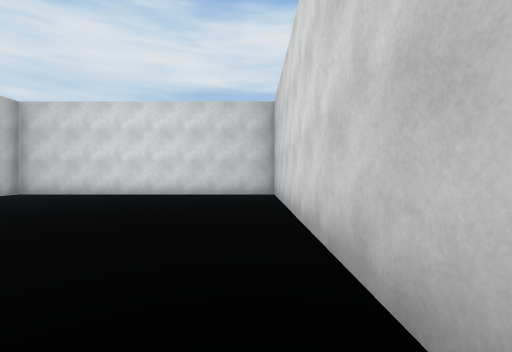
view 1 (above)

12 first-person views from a walk through a 3-D level made in the Unity game engine. The camera is 1.2 m above the floor, looks level and sees 90° across. The floor is counted in squares, 2 m on a side. Each view is taken from the middle of a square. On the plan, view 1 faces up. The plan holds only what a view shows up to about 9 squares ahead; the rest is blank. The place goes on beyond the plan. The player character is not drawn. Some animated figures are not drawn.

view 2
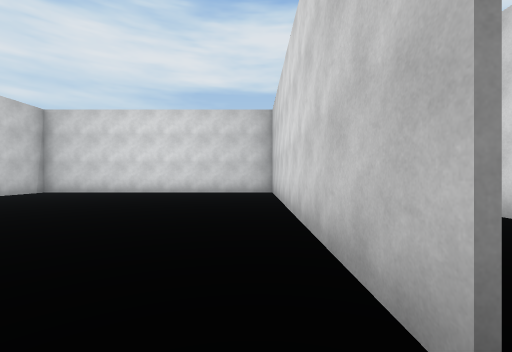

view 3
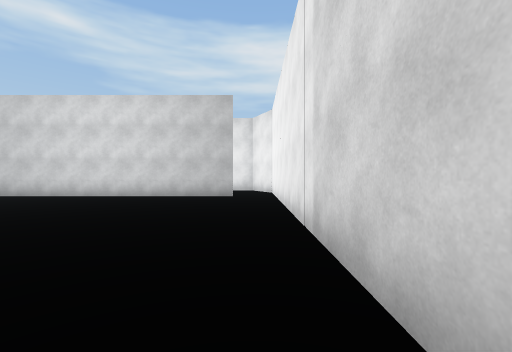

view 4
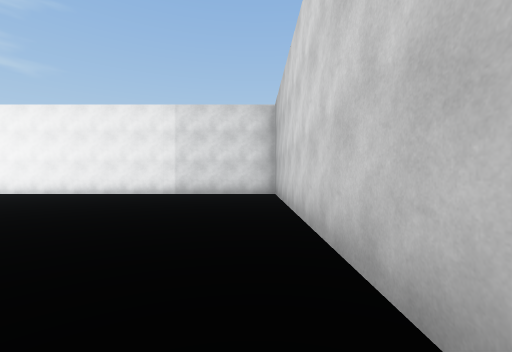

view 5
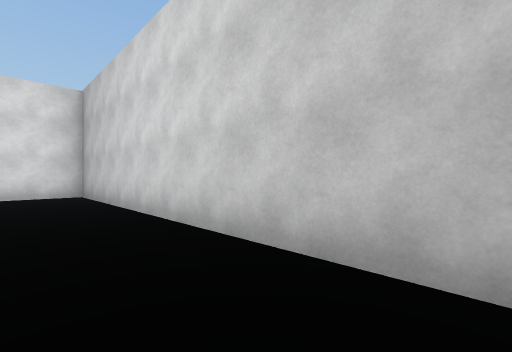

view 6
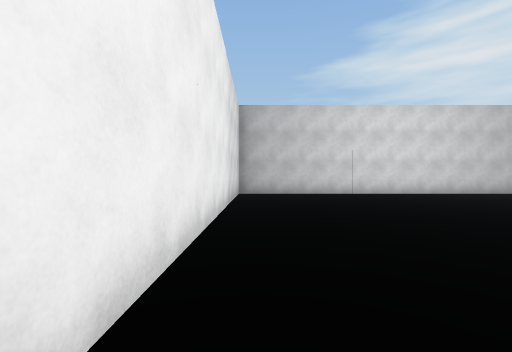

view 7
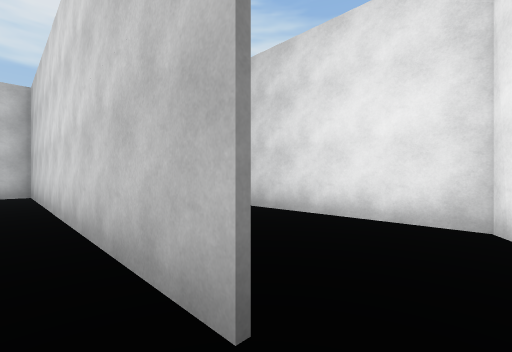

view 8
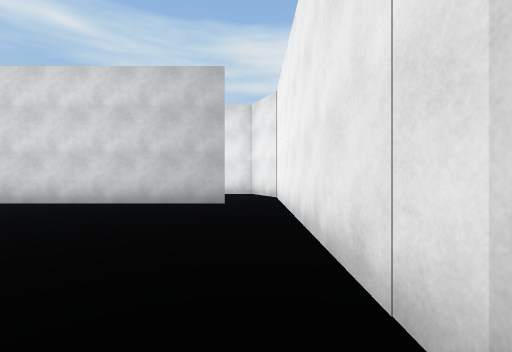

view 9
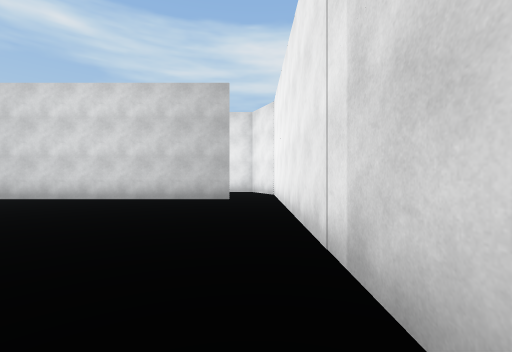

view 10
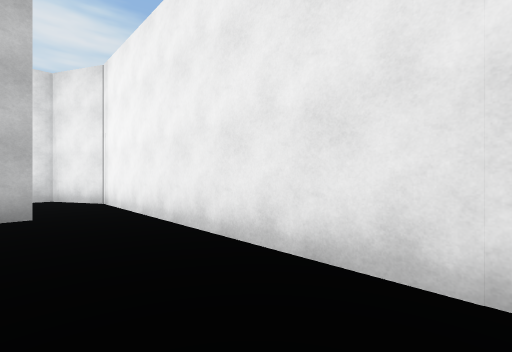

view 11
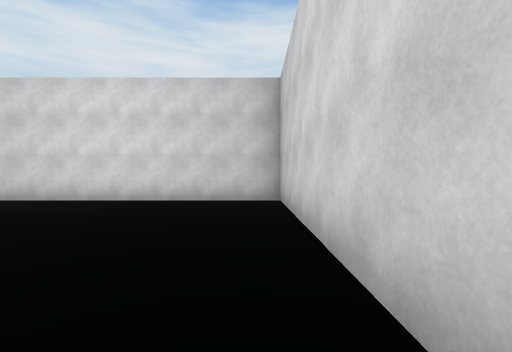

view 12
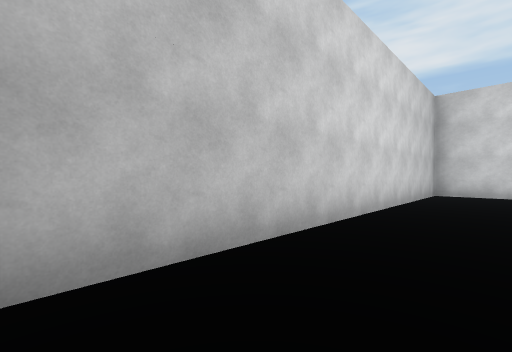

### Floor plan
Points are (right, up) in squares from view 1. A wall is a line through its corners. A room is listed if a view was taken in it or the views show most of it. See-through windows are left out.
Room 1 (views 1, 2, 3, 4, 5, 7, 8, 9, 10, 11, 12)
walls: (0.6, -0.4) (0.6, 8.2) (-7.6, 8.2) (-7.6, -1.6) (0.5, -1.6)
ways out: opening at (1, -1) to room 2
Room 2 (view 6)
walls: (0.5, -1.6) (2.2, -1.6) (3.6, -0.9) (3.6, 2.8)
ways out: opening at (1, -1) to room 1

Positions as (right, up) in squares from view 1, and headings:
1: (0, 0), facing up
2: (0, -1), facing up
3: (-7, -1), facing right
4: (-7, 7), facing down
5: (-6, 7), facing down-left
6: (1, -1), facing left
7: (0, -1), facing up-right
8: (-5, -1), facing right
9: (-6, -1), facing right
10: (-4, 0), facing down-right
11: (0, 2), facing up
12: (-6, -1), facing up-left
